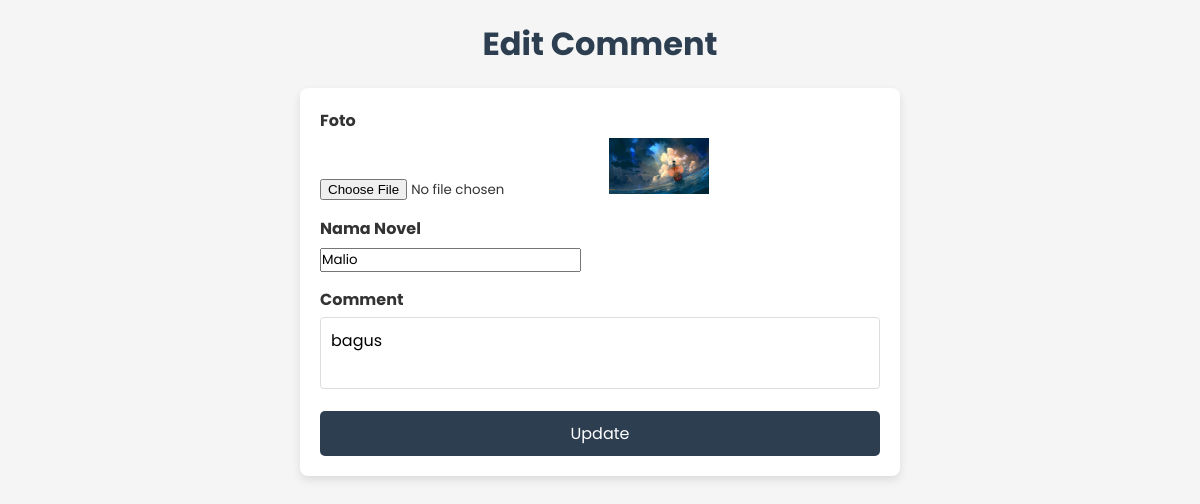
/edit.php?id=11, run on the app's committed database.
### tables this page shows
CREATE TABLE `komen` (
  `id` int(11) NOT NULL,
  `nama_novel` varchar(255) NOT NULL,
  `comment` text NOT NULL,
  `foto` varchar(255) NOT NULL
);

### edit.php (the view, shortened to what this page needs)
<?php
    require 'koneksi.php';
?>
<!DOCTYPE html>
<html lang="en">
<head>
    <link rel="stylesheet" href="style/home.css">
    <link rel="stylesheet" href="style/edit.css">
</head>
<body>
    <h1>Edit Comment</h1>
    <?php
        $id = $_GET['id'];
        $query = "SELECT * FROM komen WHERE id = ?";
        $stmt = $conn->prepare($query);
        $stmt->bind_param("i", $id);
        $stmt->execute();
        $result = $stmt->get_result();
        $komentar = $result->fetch_assoc();
        $foto = $komentar['foto'];
        $nama_novel = $komentar['nama_novel'];
        $comment = $komentar['comment'];
    ?>
    <form action="" method="post" enctype="multipart/form-data">
        <div class="input-field">
            <label for="foto" class="label-field">Foto</label>
            <input type="file" name="foto" id="foto">
            <img src="assets/<?php echo $foto; ?>" alt="Current Photo" style="max-width: 100px; max-height: 100px;">
        </div>
        <div class="input-field">
            <label for="nama_novel" class="label-field">Nama Novel</label>
            <input type="text" name="nama_novel" id="nama_novel" value="<?php echo $nama_novel;?>" required>
        </div>
        <div class="input-field">
            <label for="comment" class="label-field">Comment</label>
            <textarea name="comment" id="comment" required><?php echo $comment; ?></textarea>
        </div>
        <input type="submit" value="Update" name="update" class="button">
    </form>
</body>
</html>

### style/home.css (style rules this page uses)
*, html { margin: 0; padding: 0; box-sizing: border-box; font-family: 'Poppins', sans-serif; }
body { background-color: #f1f1f1; color: #000; }

### style/edit.css (style rules this page uses)
* { margin: 0; padding: 0; box-sizing: border-box; }
body { font-family: Arial, sans-serif; background-color: #f5f5f5; color: #333; padding: 20px; }
h1 { text-align: center; margin-bottom: 20px; color: #2c3e50; }
form { background-color: #fff; border-radius: 8px; box-shadow: 0 4px 10px rgba(0, 0, 0, 0.1); padding: 20px; max-width: 600px; margin: 0 auto; }
.input-field { margin-bottom: 15px; }
.label-field { display: block; margin-bottom: 5px; font-weight: bold; }
textarea { width: 100%; padding: 10px; border: 1px solid #ddd; border-radius: 4px; font-size: 16px; resize: none; }
.button { background-color: #2c3e50; color: white; border: none; padding: 10px 15px; border-radius: 5px; font-size: 16px; cursor: pointer; transition: background-color 0.3s ease; width: 100%; }

### data on the page
komen: foto (picture), nama_novel "Malio", comment "bagus"
